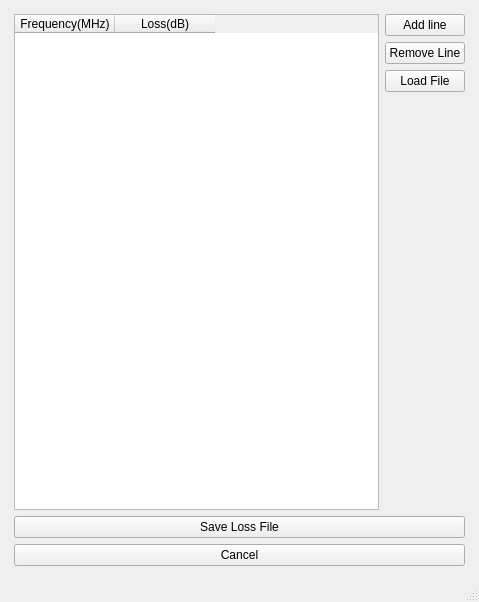
<?xml version="1.0" encoding="UTF-8"?>
<ui version="4.0">
 <class>Edit_loss_file_Window</class>
 <widget class="QMainWindow" name="Edit_loss_file_Window">
  <property name="geometry">
   <rect>
    <x>0</x>
    <y>0</y>
    <width>479</width>
    <height>602</height>
   </rect>
  </property>
  <property name="windowTitle">
   <string>Edit Loss File</string>
  </property>
  <property name="windowIcon">
   <iconset resource="../image/icons.qrc">
    <normaloff>:/actionicons/loss_64px.ico</normaloff>:/actionicons/loss_64px.ico</iconset>
  </property>
  <widget class="QWidget" name="centralwidget">
   <layout class="QHBoxLayout" name="horizontalLayout_2">
    <item>
     <spacer name="horizontalSpacer">
      <property name="orientation">
       <enum>Qt::Horizontal</enum>
      </property>
      <property name="sizeType">
       <enum>QSizePolicy::Minimum</enum>
      </property>
      <property name="sizeHint" stdset="0">
       <size>
        <width>5</width>
        <height>20</height>
       </size>
      </property>
     </spacer>
    </item>
    <item>
     <layout class="QVBoxLayout" name="verticalLayout_5">
      <item>
       <spacer name="verticalSpacer_2">
        <property name="orientation">
         <enum>Qt::Vertical</enum>
        </property>
        <property name="sizeType">
         <enum>QSizePolicy::Minimum</enum>
        </property>
        <property name="sizeHint" stdset="0">
         <size>
          <width>20</width>
          <height>5</height>
         </size>
        </property>
       </spacer>
      </item>
      <item>
       <layout class="QVBoxLayout" name="verticalLayout_4">
        <item>
         <layout class="QHBoxLayout" name="horizontalLayout">
          <item>
           <widget class="QTableWidget" name="tableWidget_lossedit">
            <column>
             <property name="text">
              <string>Frequency(MHz)</string>
             </property>
            </column>
            <column>
             <property name="text">
              <string>Loss(dB)</string>
             </property>
            </column>
           </widget>
          </item>
          <item>
           <layout class="QVBoxLayout" name="verticalLayout_3">
            <item>
             <layout class="QVBoxLayout" name="verticalLayout_2">
              <item>
               <widget class="QPushButton" name="pushButton_addline">
                <property name="text">
                 <string>Add line</string>
                </property>
               </widget>
              </item>
              <item>
               <widget class="QPushButton" name="pushButton_removeline">
                <property name="text">
                 <string>Remove Line</string>
                </property>
               </widget>
              </item>
             </layout>
            </item>
            <item>
             <widget class="QPushButton" name="pushButton_loadfile">
              <property name="text">
               <string>Load File</string>
              </property>
             </widget>
            </item>
            <item>
             <spacer name="verticalSpacer">
              <property name="orientation">
               <enum>Qt::Vertical</enum>
              </property>
              <property name="sizeHint" stdset="0">
               <size>
                <width>20</width>
                <height>40</height>
               </size>
              </property>
             </spacer>
            </item>
           </layout>
          </item>
         </layout>
        </item>
        <item>
         <layout class="QVBoxLayout" name="verticalLayout">
          <item>
           <widget class="QPushButton" name="pushButton_creat">
            <property name="sizePolicy">
             <sizepolicy hsizetype="Expanding" vsizetype="Fixed">
              <horstretch>0</horstretch>
              <verstretch>0</verstretch>
             </sizepolicy>
            </property>
            <property name="minimumSize">
             <size>
              <width>0</width>
              <height>0</height>
             </size>
            </property>
            <property name="text">
             <string>Save Loss File</string>
            </property>
           </widget>
          </item>
          <item>
           <widget class="QPushButton" name="pushButton_cancel">
            <property name="sizePolicy">
             <sizepolicy hsizetype="Expanding" vsizetype="Fixed">
              <horstretch>0</horstretch>
              <verstretch>0</verstretch>
             </sizepolicy>
            </property>
            <property name="minimumSize">
             <size>
              <width>0</width>
              <height>0</height>
             </size>
            </property>
            <property name="text">
             <string>Cancel</string>
            </property>
           </widget>
          </item>
         </layout>
        </item>
       </layout>
      </item>
      <item>
       <spacer name="verticalSpacer_3">
        <property name="orientation">
         <enum>Qt::Vertical</enum>
        </property>
        <property name="sizeType">
         <enum>QSizePolicy::Minimum</enum>
        </property>
        <property name="sizeHint" stdset="0">
         <size>
          <width>20</width>
          <height>5</height>
         </size>
        </property>
       </spacer>
      </item>
     </layout>
    </item>
    <item>
     <spacer name="horizontalSpacer_2">
      <property name="orientation">
       <enum>Qt::Horizontal</enum>
      </property>
      <property name="sizeType">
       <enum>QSizePolicy::Minimum</enum>
      </property>
      <property name="sizeHint" stdset="0">
       <size>
        <width>5</width>
        <height>20</height>
       </size>
      </property>
     </spacer>
    </item>
   </layout>
  </widget>
  <widget class="QStatusBar" name="statusbar"/>
 </widget>
 <resources>
  <include location="../image/icons.qrc"/>
 </resources>
 <connections/>
</ui>
